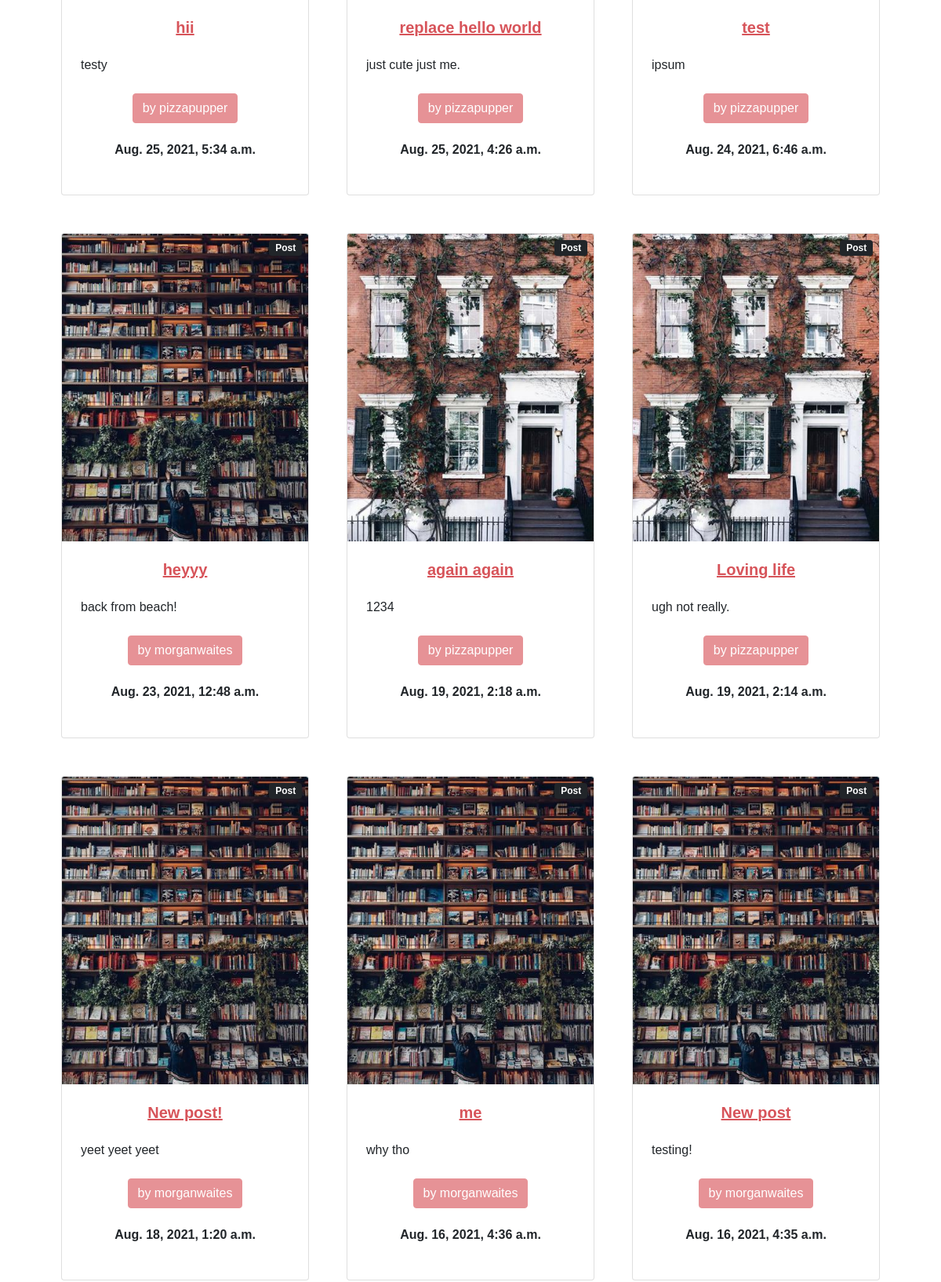
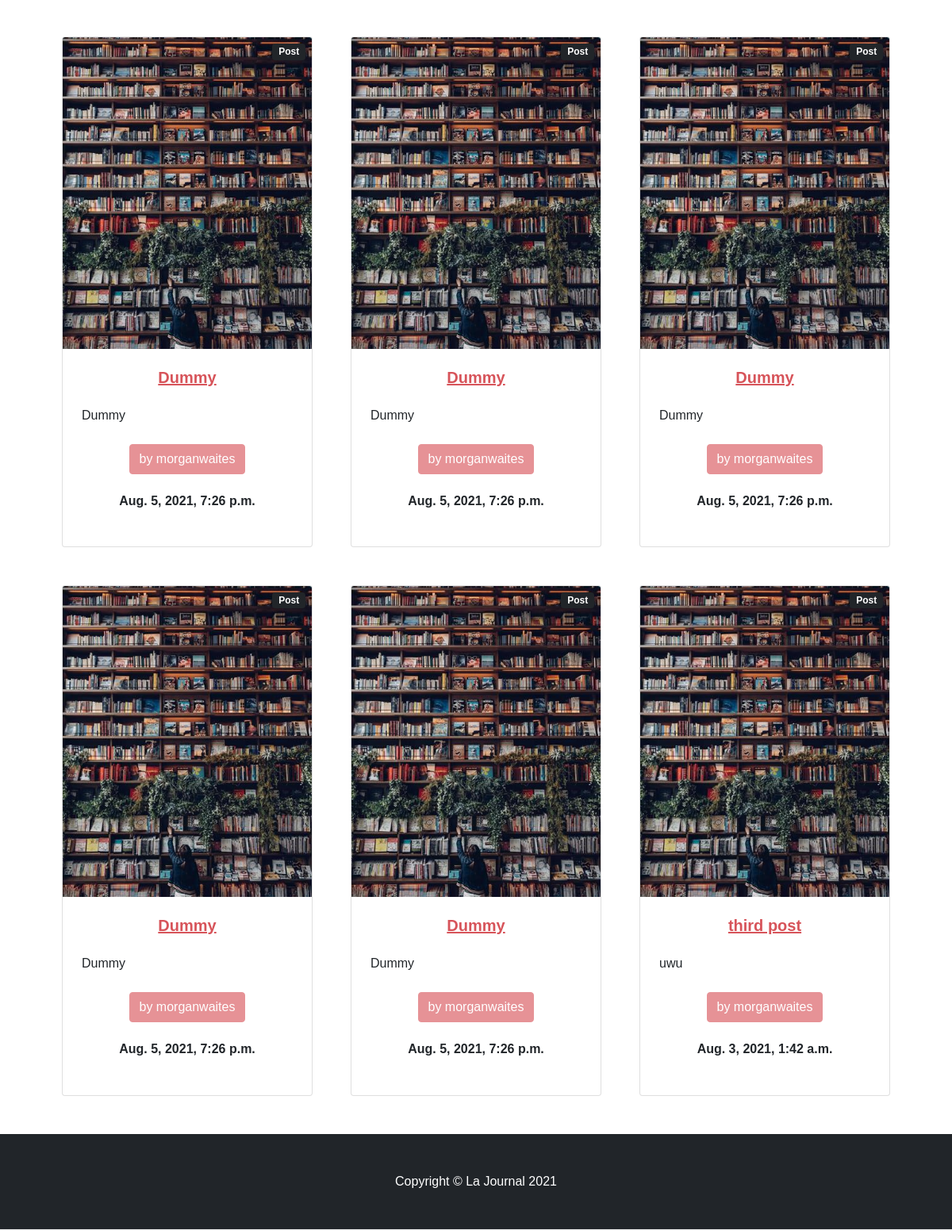
The app's page / (lower part), older data (2 pictures, top to bottom).
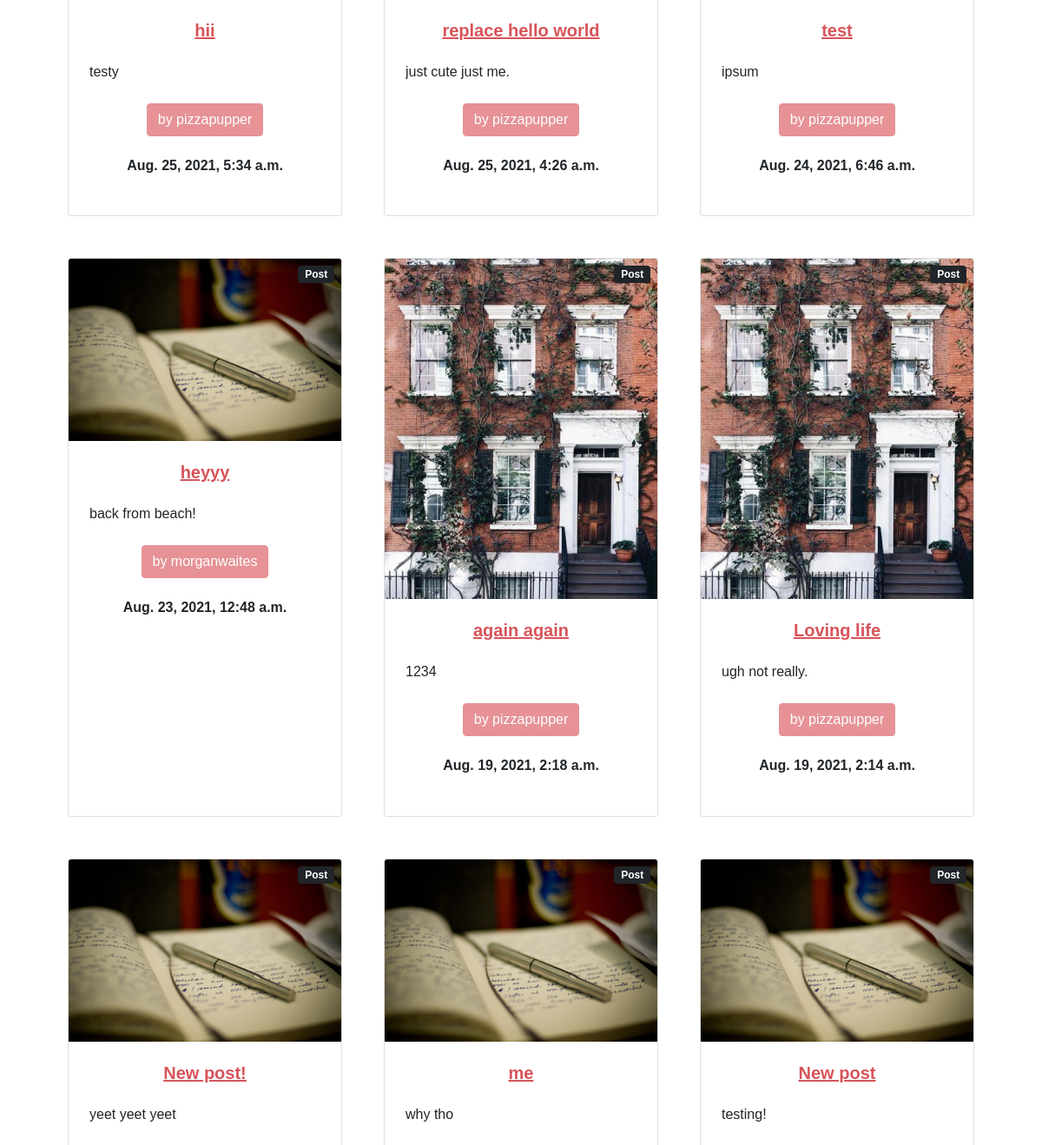
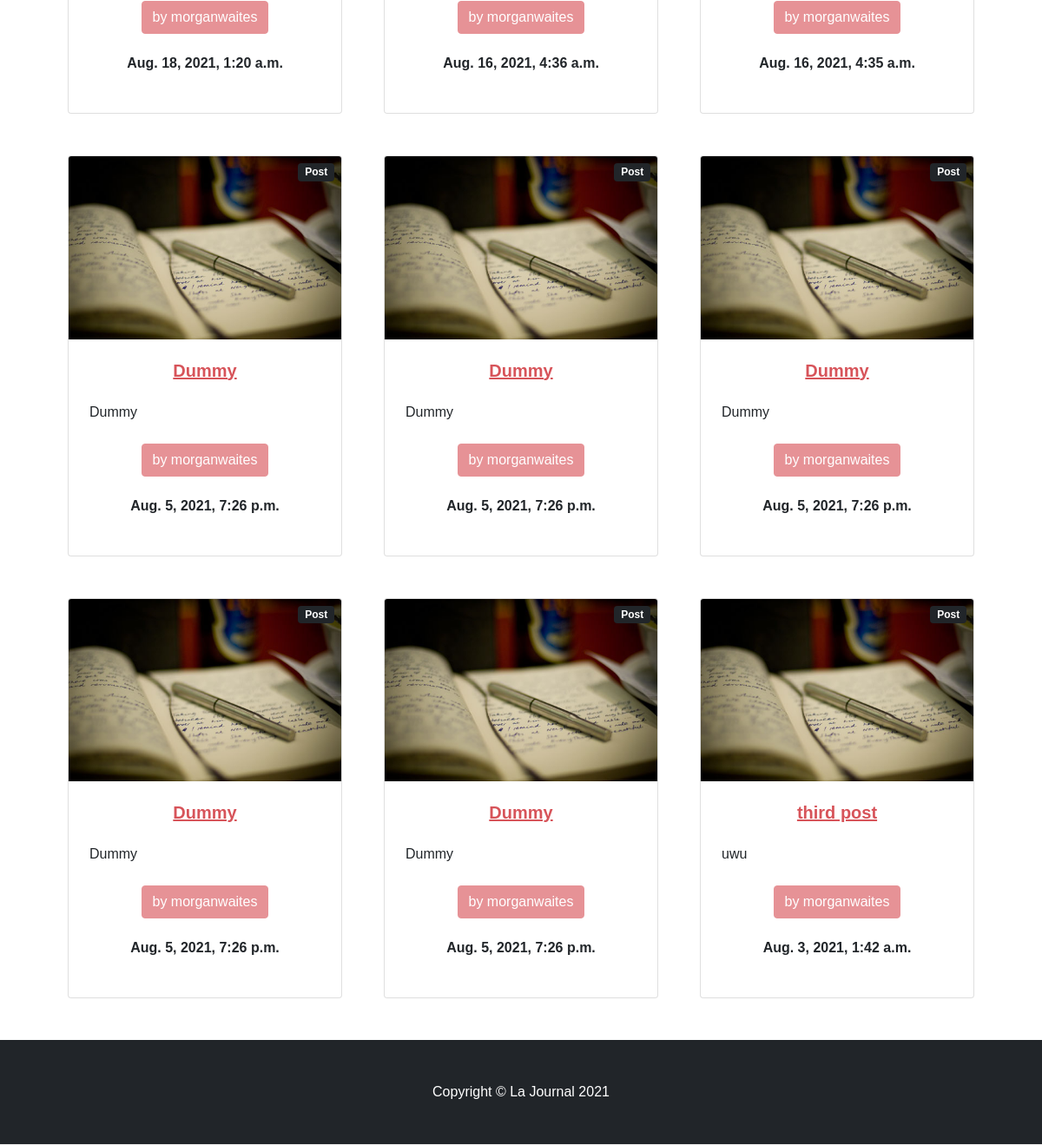
The same page, newer data (2 pictures, top to bottom).
### blog/models.py (models this page shows, shortened)
class Post(models.Model):
	title = models.CharField(max_length=100)
	post_content = models.TextField(max_length=10000)
	date_posted= models.DateTimeField(auto_now_add=True)
	author = models.ForeignKey(User, on_delete=models.CASCADE)

### users/models.py (models this page shows, shortened)
class Profile(models.Model):
	user_referring = models.OneToOneField(User, on_delete=models.CASCADE)
	profile_pic = models.ImageField(default='anon.png', upload_to='profile-pics')

### blog/views.py (the view)
# urls.py: path('', PostListView.as_view(), name = "site-home"),
class PostListView(ListView):
	model = Post
	template_name = 'blog/home.html'
	context_object_name = 'posts'
	ordering = ['-date_posted']

### blog/templates/blog/home.html (shortened to what this page needs)
{% extends "blog/base.html" %}
{% block postscontent %}
{% for post in posts %}
 {% if forloop.counter <= 20 %}
	<div class="col mb-5">
  	  <div class="card h-100">
            <div class="badge bg-dark text-white position-absolute" style="top: 0.5rem; right: 0.5rem">Post</div>
            <img class="card-img-top" src="{{ post.author.profile.profile_pic.url }}" alt="..." />
                <div class="card-body p-4">
                    <div class="text-center card-body-text">
                        <a href="{% url 'post-detail' post.id %}"> <h5 class="fw-bolder">{{ post.title }}</h5></a><br>
                        <div id="post-content">{{ post.post_content }}</div>
                            </div>
                            <div class="card-footer p-4 border-top-0 bg-transparent">
                                <div class="text-center add-bottom-padding"><a class="btn btn-outline-dark mt-auto" href="{% url 'user-blog' post.author %}">by {{ post.author }}</a></div>
                                 <div class="text-center">
                        <h6 class="fw-bolder">{{ post.date_posted }}</h6>
                       </div>
                            </div>
                        </div>
                    </div>
                </div>
{% endif %}
{% endfor %}
{% endblock postscontent %}

Row changes from the older to the newer data that the page shows:
changed through a linked row, Post "heyyy": author.profile.profile_pic: a different picture
changed through a linked row, Post "New post!": author.profile.profile_pic: a different picture
changed through a linked row, Post "me": author.profile.profile_pic: a different picture
changed through a linked row, Post "New post": author.profile.profile_pic: a different picture
changed through a linked row, Post (number 10 of 15 on the later page): author.profile.profile_pic: a different picture
changed through a linked row, Post (number 11 of 15 on the later page): author.profile.profile_pic: a different picture
changed through a linked row, Post (number 12 of 15 on the later page): author.profile.profile_pic: a different picture
changed through a linked row, Post (number 13 of 15 on the later page): author.profile.profile_pic: a different picture
changed through a linked row, Post (number 14 of 15 on the later page): author.profile.profile_pic: a different picture
changed through a linked row, Post "third post": author.profile.profile_pic: a different picture
